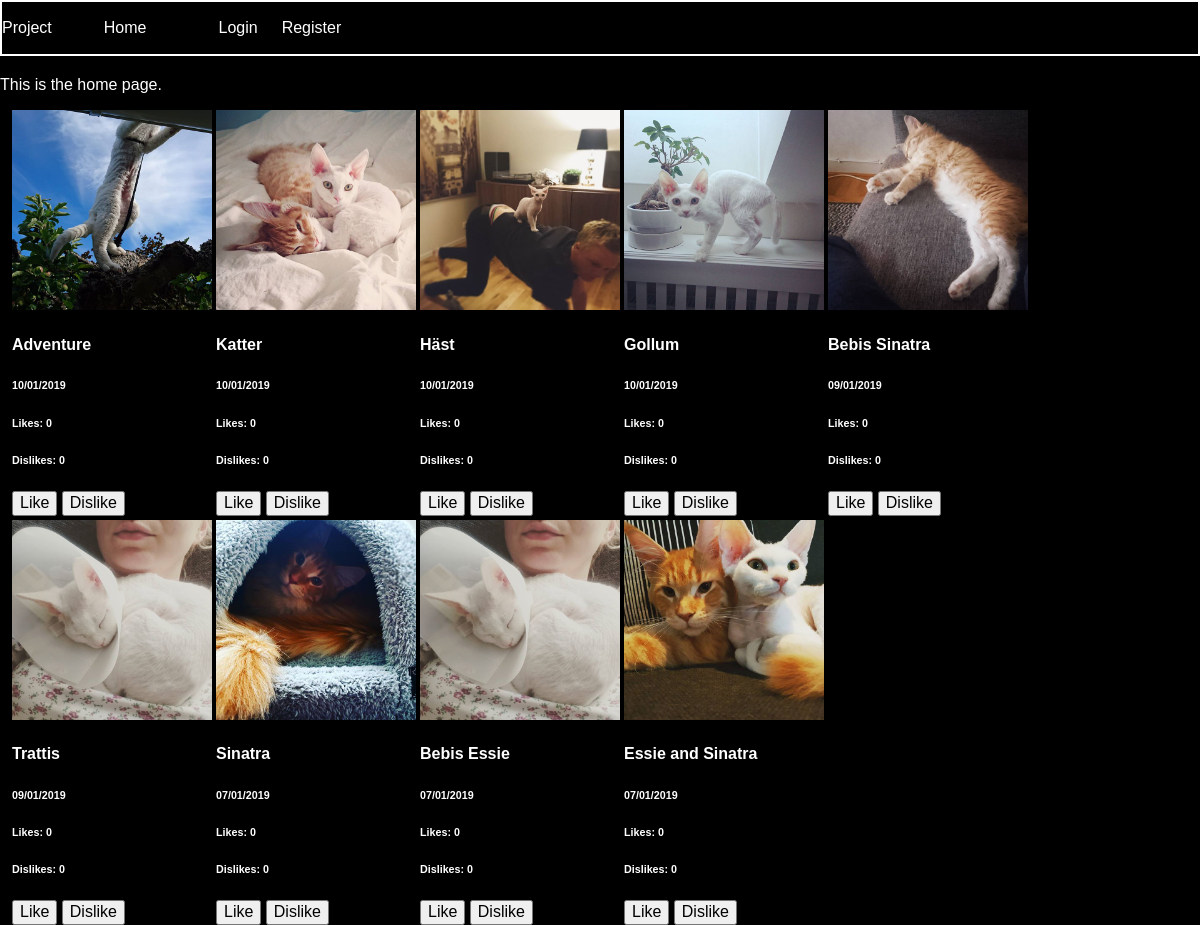
Before: / with the older database file.
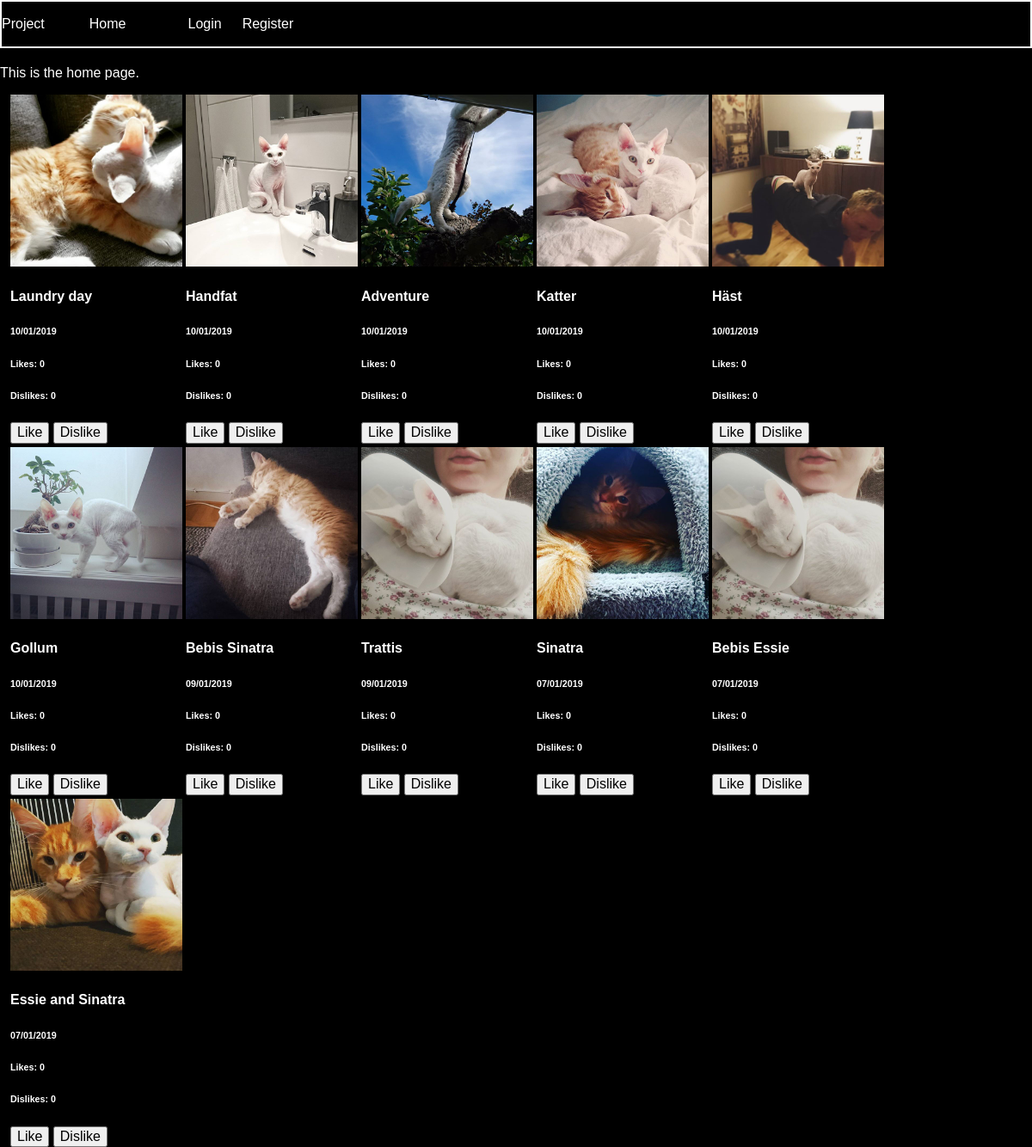
After: the same page with the newer database file.
### tables this page shows
CREATE TABLE "posts" (
	`post_id`	INTEGER PRIMARY KEY AUTOINCREMENT,
	`description`	TEXT,
	`image_url`	TEXT,
	`user_id`	INTEGER,
	`date`	INTEGER
);

### app/config.php (called while the page is built, shortened)
<?php
return [
    'title' => 'Project',
    'database_path' => sprintf('sqlite:%s/database/photoify.db', __DIR__),
];

### app/autoload.php (called while the page is built, shortened)
<?php
require __DIR__.'/database/database-functions.php';
$config = require __DIR__.'/config.php';

### app/database/database-functions.php (called while the page is built, shortened)
<?php
function connectToDB(){
    $config = require dirname(__DIR__).'/config.php';
    $pdo = new PDO($config['database_path']);
    return $pdo;
}
function getAllPosts(){
    $pdo = connectToDB();
   $allPostsStatement = $pdo->prepare('SELECT * FROM posts ORDER BY date DESC');
   $allPostsStatement->execute();
   $allPosts = $allPostsStatement->fetchAll(PDO::FETCH_ASSOC);
   return $allPosts;
}

### feed.php (the view)
<?php
$posts = getAllPosts();
?>
<?php
    foreach ($posts as $post) :
    ?>
<div class="post">
    <img class="post-image" src="<?= $post['image_url']?>" alt="image">
    <h4>
        <?= $post['description']?>
    </h4>
    <h6>
        <?= date('d/m/Y', $post['date']);?>
    </h6>
    <h6 class="likes">Likes: 0</h6>
    <h6 class="dislikes">Dislikes: 0</h6>
    <div>
        <button class="like-button">Like</button>
        <button class="dislike-button">Dislike</button>
    </div>
</div>
<?php endforeach ?>

### views/header.php (shortened to what this page needs)
<?php
require __DIR__.'/../app/autoload.php';
?>
<!DOCTYPE html>
<html lang="en">
<head>
    <link rel="stylesheet" href="./assets/styles/main.css">
    <link rel="stylesheet" href="./assets/styles/normalize.css">
</head>
<body>
    <?php require __DIR__.'/navigation.php'; ?>
    <div class="container py-5">

### views/navigation.php (shortened to what this page needs)
<nav class="navbar navbar-expand-lg navbar-dark bg-primary  ">
    <a class="navbar-brand" href="#">
        <?php echo $config['title']; ?></a>
    <ul class="navbar-nav">
        <li class="nav-item">
            <a class="nav-link <?php if($_SERVER['PHP_SELF'] === "/index.php"){echo 'active' ;};?>"
                href="./index.php">Home</a>
        </li>
        <li class="nav-item">
            <a class="nav-link <?php if($_SERVER['PHP_SELF'] === "/login-page.php"){echo 'active' ;};?>" href="
                <?php if(isset($loggedInUser)){echo "./app/users/logout.php";} else{echo "./login-page.php";};?>">
                <?php if(isset($loggedInUser)){echo "Logout";} else{echo "Login";};?></a>
        </li>
        <li class="nav-item">
            <a class="nav-link <?php if($_SERVER['PHP_SELF'] === "/register-page.php"){echo 'active' ;};?>" href="
                <?php if(!isset($loggedInUser)){echo "./register-page.php";};?>">
                <?php if(!isset($loggedInUser)){echo "Register";};?></a>
        </li>
    </ul>
</nav>

### index.php (shortened to what this page needs)
<?php require __DIR__.'/views/header.php'; ?>
<p>This is the home page.</p>
<div class="post-feed">
    <?php require __DIR__.'/feed.php'; ?>
</div>
<?php require __DIR__.'/views/footer.php'; ?>

### views/footer.php (shortened to what this page needs)
</div>
</body>
</html>

### assets/styles/main.css (style rules this page uses)
* { box-sizing: border-box; }
body { width: 100vw; margin: 0; background-color: black; color: white; font-family: sans-serif; }
.navbar { width: 100vw; height: 56px; border: 2px solid white; display: flex; flex-direction: row; align-items: center; }
.navbar-nav { display: flex; flex-direction: row; }
.nav-item { margin: 1vw; }
.post-feed { width: 98vw; margin: auto; display: grid; grid-gap: 4px; grid-template-columns: repeat(auto-fill, minmax(100px, 200px)); }
.post-image { width: 100%; }
a { color: white; text-decoration: none; }
ul { list-style: none; }
button { color: black; }

Changed rows visible on the page:
added posts: image_url (picture), description "Laundry day", date "10/01/2019"
added posts: image_url (picture), description "Handfat", date "10/01/2019"
